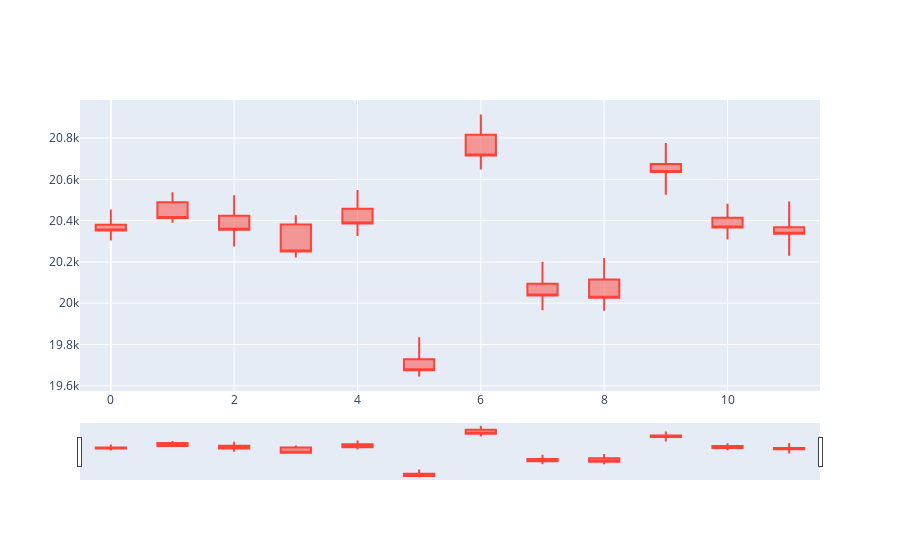

This figure's notebook cell:
### Code cell
cols = features.columns
actual_data = features[cols].tail(12)
expected_prices = []
for j in range(12):
    scaler = ensemble.stores[j].transformer
    model = ensemble.stores[j].model

    data = scaler.scaler_x.transform(actual_data.values)
    predicted = model.predict(data.reshape(-1, 12, len(cols)))
    expected_price = scaler.inverse_min_max_scaler_y(predicted)
    expected_prices.append(expected_price[0])
expected_prices = pd.DataFrame(expected_prices, columns=['open', 'high', 'low', 'close'])
fig = go.Figure(data=[go.Candlestick(
                x=expected_prices.index,
                open=expected_prices['open'],
                high=expected_prices['high'],
                low=expected_prices['low'],
                close=expected_prices['close'])])
fig.show()

### Figure 1 — Plotly figure (JSON) as saved in the notebook; plotly's stock layout.template omitted (floating-point values rounded to 4 significant figures)
{"data": [{"close": [20350.0, 20410.0, 20360.0, 20250.0, 20390.0, 19680.0, 20720.0, 20040.0, 20030.0, 20640.0, 20370.0, 20340.0], "high": [20450.0, 20540.0, 20520.0, 20430.0, 20550.0, 19830.0, 20910.0, 20200.0, 20220.0, 20780.0, 20480.0, 20490.0], "low": [20300.0, 20390.0, 20270.0, 20220.0, 20330.0, 19650.0, 20650.0, 19970.0, 19960.0, 20530.0, 20310.0, 20230.0], "open": [20380.0, 20490.0, 20420.0, 20380.0, 20460.0, 19730.0, 20820.0, 20090.0, 20110.0, 20670.0, 20410.0, 20370.0], "type": "candlestick", "x": [0, 1, 2, 3, 4, 5, 6, 7, 8, 9, 10, 11]}], "layout": {}}
